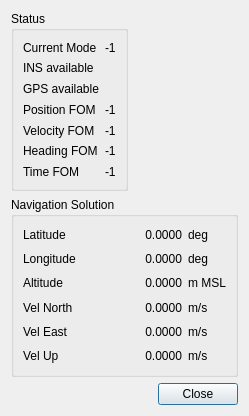
<?xml version="1.0" encoding="UTF-8"?>
<ui version="4.0">
 <class>HcrGuiCmigitsStatusDialog</class>
 <widget class="QDialog" name="HcrGuiCmigitsStatusDialog">
  <property name="geometry">
   <rect>
    <x>0</x>
    <y>0</y>
    <width>245</width>
    <height>416</height>
   </rect>
  </property>
  <property name="windowTitle">
   <string>C-MIGITS Status</string>
  </property>
  <layout class="QGridLayout" name="gridLayout">
   <item row="2" column="0" colspan="2">
    <widget class="QDialogButtonBox" name="buttonBox">
     <property name="orientation">
      <enum>Qt::Horizontal</enum>
     </property>
     <property name="standardButtons">
      <set>QDialogButtonBox::Close</set>
     </property>
    </widget>
   </item>
   <item row="0" column="0">
    <widget class="QGroupBox" name="statusBox">
     <property name="title">
      <string>Status</string>
     </property>
     <layout class="QGridLayout" name="gridLayout_2">
      <item row="3" column="1">
       <widget class="QLabel" name="positionFOMLabel">
        <property name="text">
         <string>Position FOM</string>
        </property>
       </widget>
      </item>
      <item row="2" column="1">
       <widget class="QLabel" name="gpsLabel">
        <property name="text">
         <string>GPS available</string>
        </property>
       </widget>
      </item>
      <item row="4" column="1">
       <widget class="QLabel" name="velocityFOMLabel">
        <property name="text">
         <string>Velocity FOM</string>
        </property>
       </widget>
      </item>
      <item row="5" column="1">
       <widget class="QLabel" name="headingFOMLabel">
        <property name="text">
         <string>Heading FOM</string>
        </property>
       </widget>
      </item>
      <item row="6" column="1">
       <widget class="QLabel" name="timeFOMLabel">
        <property name="text">
         <string>Time FOM</string>
        </property>
       </widget>
      </item>
      <item row="0" column="1">
       <widget class="QLabel" name="currentModeLabel">
        <property name="text">
         <string>Current Mode</string>
        </property>
       </widget>
      </item>
      <item row="1" column="1">
       <widget class="QLabel" name="insLabel">
        <property name="text">
         <string>INS available</string>
        </property>
       </widget>
      </item>
      <item row="0" column="2">
       <widget class="QLabel" name="currentModeValue">
        <property name="text">
         <string>-1</string>
        </property>
       </widget>
      </item>
      <item row="1" column="2">
       <widget class="QLabel" name="insValue">
        <property name="text">
         <string/>
        </property>
        <property name="pixmap">
         <pixmap resource="HcrGuiMainWindow.qrc">:/greenLED_off.png</pixmap>
        </property>
       </widget>
      </item>
      <item row="2" column="2">
       <widget class="QLabel" name="gpsValue">
        <property name="text">
         <string/>
        </property>
        <property name="pixmap">
         <pixmap resource="HcrGuiMainWindow.qrc">:/greenLED_off.png</pixmap>
        </property>
       </widget>
      </item>
      <item row="3" column="2">
       <widget class="QLabel" name="positionFOMValue">
        <property name="text">
         <string>-1</string>
        </property>
       </widget>
      </item>
      <item row="4" column="2">
       <widget class="QLabel" name="velocityFOMValue">
        <property name="text">
         <string>-1</string>
        </property>
       </widget>
      </item>
      <item row="5" column="2">
       <widget class="QLabel" name="headingFOMValue">
        <property name="text">
         <string>-1</string>
        </property>
       </widget>
      </item>
      <item row="6" column="2">
       <widget class="QLabel" name="timeFOMValue">
        <property name="text">
         <string>-1</string>
        </property>
       </widget>
      </item>
     </layout>
    </widget>
   </item>
   <item row="1" column="0" colspan="2">
    <widget class="QGroupBox" name="navSolutionBox">
     <property name="title">
      <string>Navigation Solution</string>
     </property>
     <layout class="QGridLayout" name="gridLayout_3">
      <item row="1" column="0">
       <widget class="QLabel" name="longitudeLabel">
        <property name="text">
         <string>Longitude</string>
        </property>
       </widget>
      </item>
      <item row="0" column="0">
       <widget class="QLabel" name="latitudeLabel">
        <property name="text">
         <string>Latitude</string>
        </property>
       </widget>
      </item>
      <item row="3" column="0">
       <widget class="QLabel" name="velNorthLabel">
        <property name="text">
         <string>Vel North</string>
        </property>
       </widget>
      </item>
      <item row="2" column="0">
       <widget class="QLabel" name="altitudeLabel">
        <property name="text">
         <string>Altitude</string>
        </property>
       </widget>
      </item>
      <item row="4" column="0">
       <widget class="QLabel" name="velEastLabel">
        <property name="text">
         <string>Vel East</string>
        </property>
       </widget>
      </item>
      <item row="5" column="0">
       <widget class="QLabel" name="velUpLabel">
        <property name="text">
         <string>Vel Up</string>
        </property>
       </widget>
      </item>
      <item row="0" column="1">
       <widget class="QLabel" name="latitudeValue">
        <property name="minimumSize">
         <size>
          <width>100</width>
          <height>0</height>
         </size>
        </property>
        <property name="text">
         <string>0.0000</string>
        </property>
        <property name="alignment">
         <set>Qt::AlignRight|Qt::AlignTrailing|Qt::AlignVCenter</set>
        </property>
       </widget>
      </item>
      <item row="0" column="2">
       <widget class="QLabel" name="latitudeUnits">
        <property name="sizePolicy">
         <sizepolicy hsizetype="Minimum" vsizetype="Preferred">
          <horstretch>0</horstretch>
          <verstretch>0</verstretch>
         </sizepolicy>
        </property>
        <property name="text">
         <string>deg</string>
        </property>
       </widget>
      </item>
      <item row="1" column="1">
       <widget class="QLabel" name="longitudeValue">
        <property name="text">
         <string>0.0000</string>
        </property>
        <property name="alignment">
         <set>Qt::AlignRight|Qt::AlignTrailing|Qt::AlignVCenter</set>
        </property>
       </widget>
      </item>
      <item row="2" column="1">
       <widget class="QLabel" name="altitudeValue">
        <property name="text">
         <string>0.0000</string>
        </property>
        <property name="alignment">
         <set>Qt::AlignRight|Qt::AlignTrailing|Qt::AlignVCenter</set>
        </property>
       </widget>
      </item>
      <item row="3" column="1">
       <widget class="QLabel" name="velNorthValue">
        <property name="text">
         <string>0.0000</string>
        </property>
        <property name="alignment">
         <set>Qt::AlignRight|Qt::AlignTrailing|Qt::AlignVCenter</set>
        </property>
       </widget>
      </item>
      <item row="4" column="1">
       <widget class="QLabel" name="velEastValue">
        <property name="text">
         <string>0.0000</string>
        </property>
        <property name="alignment">
         <set>Qt::AlignRight|Qt::AlignTrailing|Qt::AlignVCenter</set>
        </property>
       </widget>
      </item>
      <item row="5" column="1">
       <widget class="QLabel" name="velUpValue">
        <property name="text">
         <string>0.0000</string>
        </property>
        <property name="alignment">
         <set>Qt::AlignRight|Qt::AlignTrailing|Qt::AlignVCenter</set>
        </property>
       </widget>
      </item>
      <item row="1" column="2">
       <widget class="QLabel" name="longitudeUnits">
        <property name="sizePolicy">
         <sizepolicy hsizetype="Minimum" vsizetype="Preferred">
          <horstretch>0</horstretch>
          <verstretch>0</verstretch>
         </sizepolicy>
        </property>
        <property name="text">
         <string>deg</string>
        </property>
       </widget>
      </item>
      <item row="2" column="2">
       <widget class="QLabel" name="altitudeUnits">
        <property name="text">
         <string>m MSL</string>
        </property>
       </widget>
      </item>
      <item row="3" column="2">
       <widget class="QLabel" name="velNorthUnits">
        <property name="text">
         <string>m/s</string>
        </property>
       </widget>
      </item>
      <item row="4" column="2">
       <widget class="QLabel" name="label">
        <property name="text">
         <string>m/s</string>
        </property>
       </widget>
      </item>
      <item row="5" column="2">
       <widget class="QLabel" name="label_2">
        <property name="text">
         <string>m/s</string>
        </property>
       </widget>
      </item>
     </layout>
    </widget>
   </item>
  </layout>
 </widget>
 <resources>
  <include location="HcrGuiMainWindow.qrc"/>
 </resources>
 <connections>
  <connection>
   <sender>buttonBox</sender>
   <signal>accepted()</signal>
   <receiver>HcrGuiCmigitsStatusDialog</receiver>
   <slot>accept()</slot>
   <hints>
    <hint type="sourcelabel">
     <x>248</x>
     <y>254</y>
    </hint>
    <hint type="destinationlabel">
     <x>157</x>
     <y>274</y>
    </hint>
   </hints>
  </connection>
  <connection>
   <sender>buttonBox</sender>
   <signal>rejected()</signal>
   <receiver>HcrGuiCmigitsStatusDialog</receiver>
   <slot>reject()</slot>
   <hints>
    <hint type="sourcelabel">
     <x>316</x>
     <y>260</y>
    </hint>
    <hint type="destinationlabel">
     <x>286</x>
     <y>274</y>
    </hint>
   </hints>
  </connection>
 </connections>
</ui>
